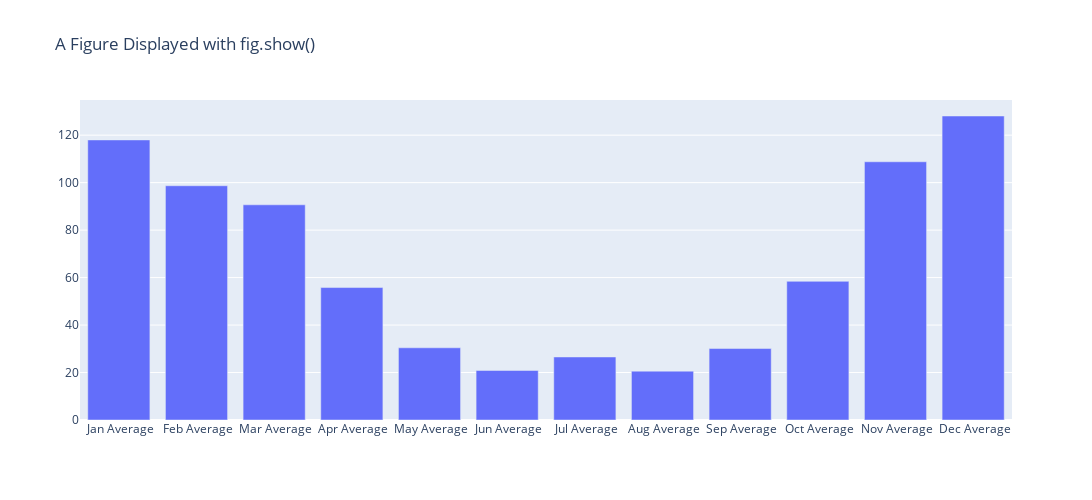

Notebook code cell kept with this figure:
### Markdown cell above
noresm1_m = The Norwegian Earth System Model
ipsl_cm5a_mr = Institut Pierre Simon Laplace Model CM5A-MR http://www.glisaclimate.org/node/2219

### Code cell
fig = go.Figure(
    data=[go.Bar(x=df_futur_ipsl['Statistics'],y=df_futur_ipsl['Precipitation'])],
    layout_title_text="A Figure Displayed with fig.show()"
)
fig.update_layout(autosize=True, width=1920, height=500) # For interactive plot
fig.show(renderer="svg") # Static plot for GitHub

### Figure 1 — Plotly figure (JSON) as saved in the notebook; plotly's stock layout.template omitted (floating-point values rounded to 4 significant figures)
{"data": [{"type": "bar", "x": [" Jan Average", " Feb Average", " Mar Average", " Apr Average", " May Average", " Jun Average", " Jul Average", " Aug Average", " Sep Average", " Oct Average", " Nov Average", " Dec Average"], "y": [118.0, 98.69, 90.66, 55.8, 30.42, 20.87, 26.55, 20.58, 30.11, 58.42, 108.8, 128.1]}], "layout": {"autosize": true, "height": 500, "title": {"text": "A Figure Displayed with fig.show()"}, "width": 1920, "xaxis": {"autorange": true, "range": [-0.5, 11.5], "type": "category"}, "yaxis": {"autorange": true, "range": [0, 134.8], "type": "linear"}}}
